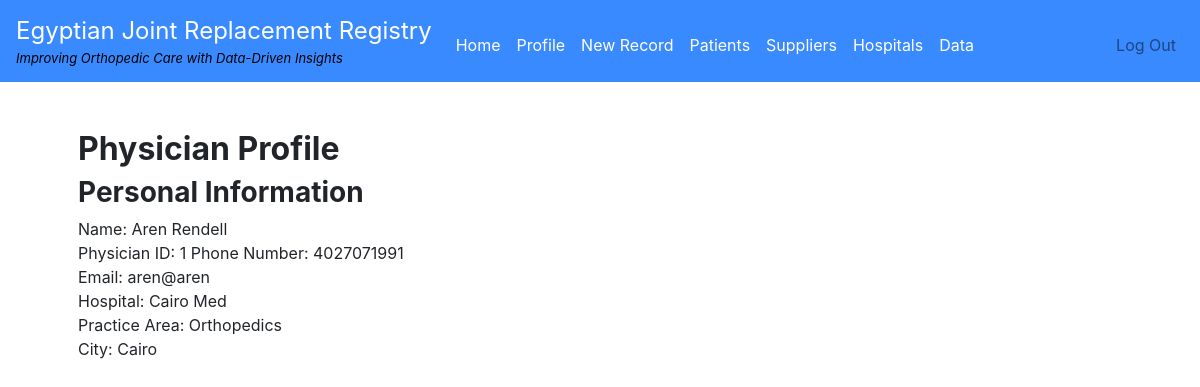
/phyprofile (signed in), run on the app's committed database.
### tables this page shows
CREATE TABLE 'physicians' ('physfirst' TEXT, 'physlast' TEXT,'physemail' TEXT,'physphone' NUMERIC,'physarea' TEXT,'physcity' TEXT, 'physhospital' TEXT, 'physid'  INTEGER PRIMARY KEY NOT NULL  , 'userid' INTEGER);

### application.py (the view)
@app.route("/phyprofile", methods=["GET", "POST"])
@login_required
def phyprofile():
    physinfo = db.execute("SELECT * FROM physicians WHERE userid=:userid", userid=session["user_id"])
    first = physinfo[0]["physfirst"]
    last = physinfo[0]["physlast"]
    phone = physinfo[0]["physphone"]
    email = physinfo[0]["physemail"]
    practice = physinfo[0]["physarea"]
    hospital = physinfo[0]["physhospital"]
    city = physinfo[0]["physcity"]
    physid = physinfo[0]["physid"]
    return render_template("phyprofile.html", first=first,last=last,physid=physid, phone=phone, email=email, hospital=hospital, practice=practice, city=city)

### application.py (called while the page is built)
@app.after_request
def after_request(response):
    response.headers["Cache-Control"] = "no-cache, no-store, must-revalidate"
    response.headers["Expires"] = 0
    response.headers["Pragma"] = "no-cache"
    return response

    def execute(self, text, *multiparams, **params):
        try:
            statement = sqlalchemy.text(text).bindparams(*multiparams, **params)
            result = self.engine.execute(str(statement.compile(compile_kwargs={"literal_binds": True})))
            if result.returns_rows:
                rows = result.fetchall()
                return [dict(row) for row in rows]
            elif result.lastrowid is not None:
                return result.lastrowid
            else:
                return result.rowcount
        except sqlalchemy.exc.IntegrityError:
            return None
        except Exception as e:
            raise RuntimeError(e)

### helpers.py (called while the page is built)
def login_required(f):
    @wraps(f)
    def decorated_function(*args, **kwargs):
        if session.get("user_id") is None:
            return redirect("/login")
        return f(*args, **kwargs)
    return decorated_function

### templates/phyprofile.html (shortened to what this page needs)
{% extends "layout.html" %}
{% block main %}
    <link href="https://maxcdn.bootstrapcdn.com/font-awesome/4.7.0/css/font-awesome.min.css" rel="stylesheet">
    <div class="text-left">
    <div><h2><b>Physician Profile</b></h2></div>
    <div><h3><b>Personal Information</b></h2></div>
    <p>
        Name: {{ first }} {{ last }}<br>
        Physician ID: {{ physid }}
        Phone Number: {{ phone }}<br>
        Email: {{ email }}<br>
        Hospital: {{ hospital }}<br>
        Practice Area: {{ practice }}<br>
        City: {{ city }}
    </p>
    </div>
{% endblock %}

### data on the page
physicians: physfirst "Aren", physlast "Rendell", physphone "4027071991", physemail "aren@aren", physhospital "Cairo Med", physarea "Orthopedics", physcity "Cairo"

### other printed values
{{ physid }} "1"
